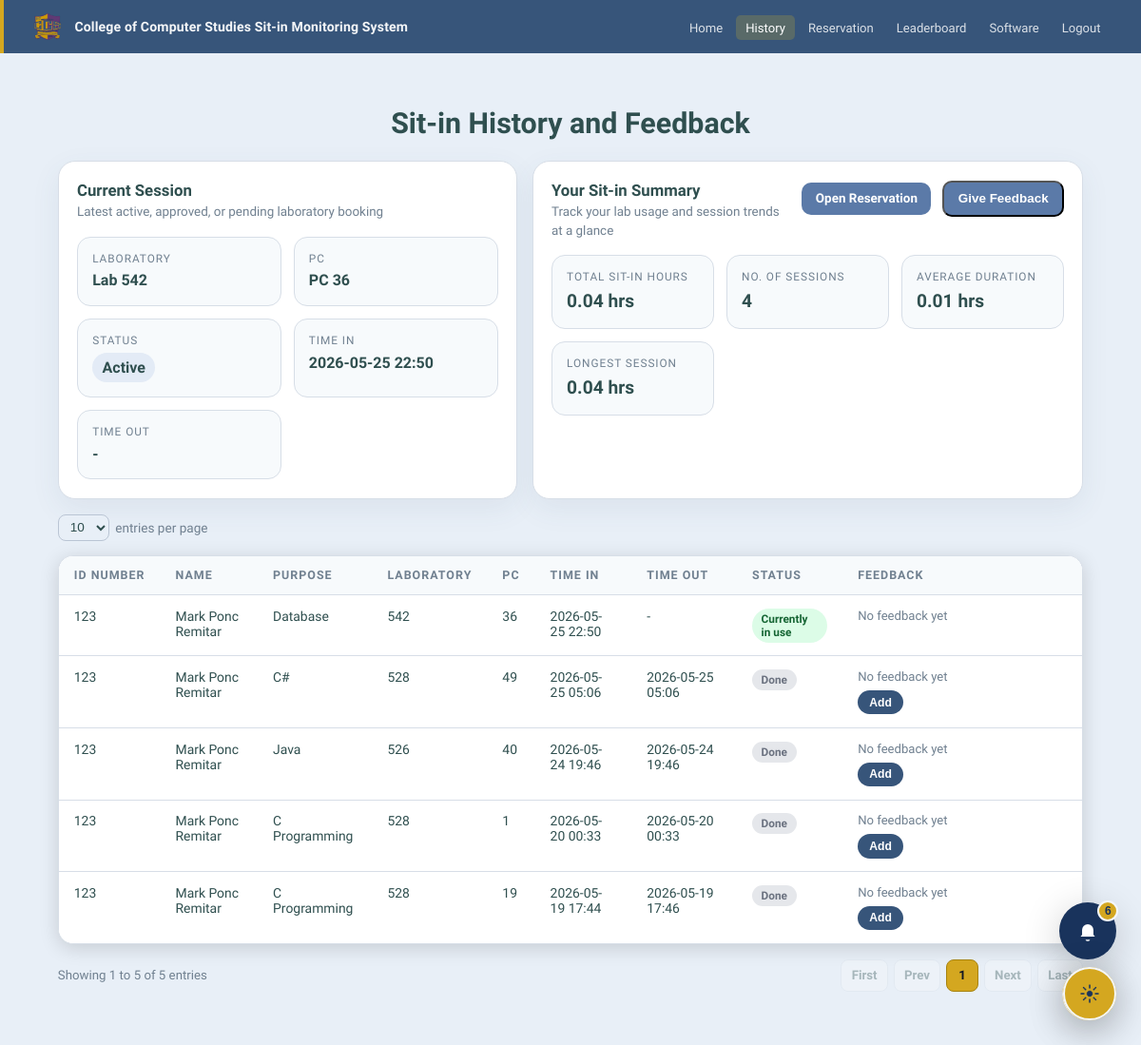
Page /history (signed in) on the earlier database version.
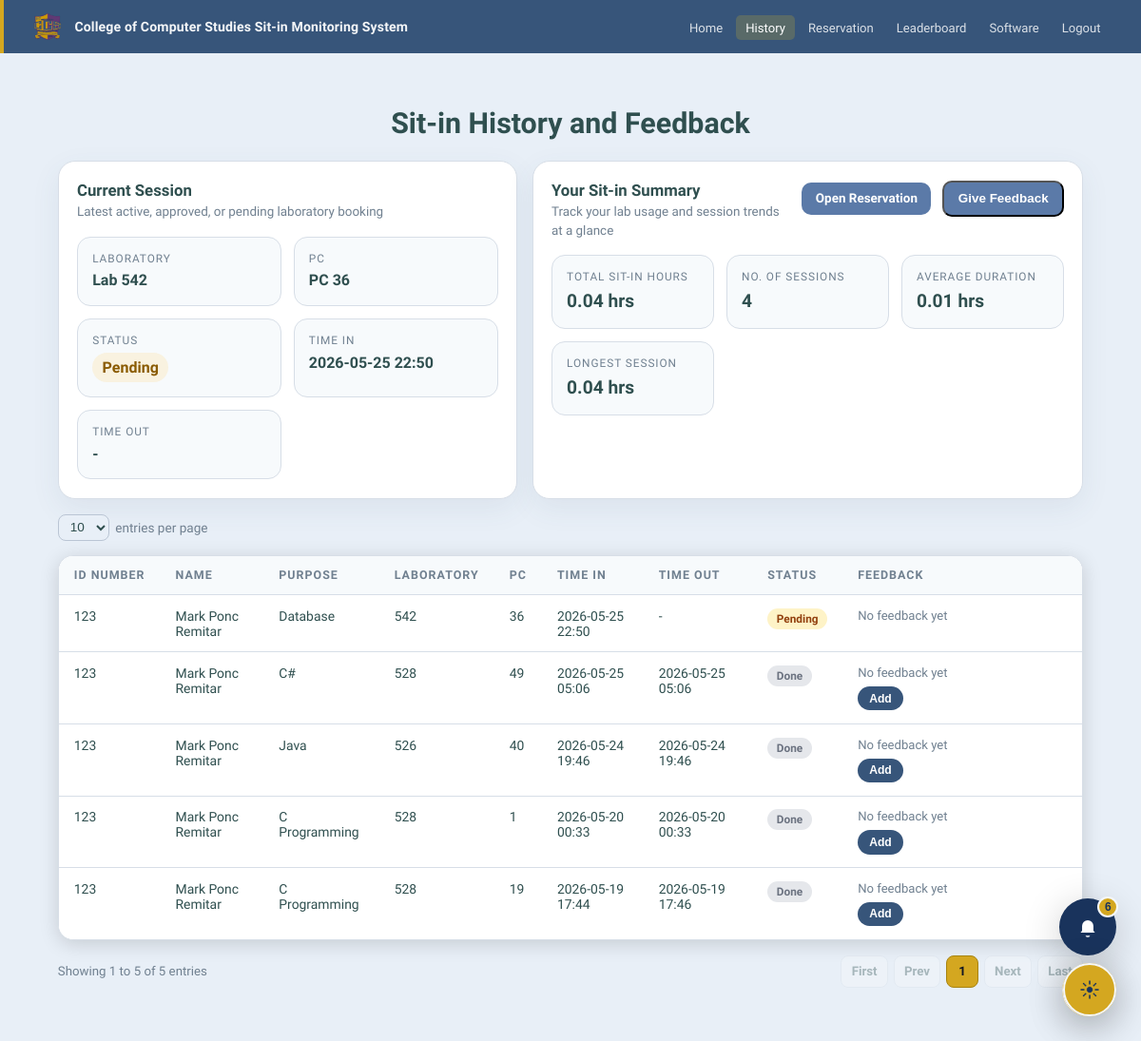
Same page on the later database version.
### tables this page shows
CREATE TABLE sit_in_logs (
            id          INTEGER PRIMARY KEY AUTOINCREMENT,
            user_id     INTEGER NOT NULL,
            lab_room    TEXT DEFAULT '',
            purpose     TEXT DEFAULT '',
            time_in     DATETIME DEFAULT CURRENT_TIMESTAMP,
            time_out    DATETIME,
            status      TEXT DEFAULT 'Active', source TEXT DEFAULT 'admin', admin_remarks TEXT DEFAULT '', request_reason TEXT DEFAULT '', pc_number TEXT DEFAULT '', software TEXT DEFAULT '',
            FOREIGN KEY(user_id) REFERENCES users(id)
        );

CREATE TABLE users (
            id                 INTEGER PRIMARY KEY AUTOINCREMENT,
            id_number          TEXT UNIQUE NOT NULL,
            last_name          TEXT NOT NULL,
            first_name         TEXT NOT NULL,
            middle_name        TEXT DEFAULT '',
            course             TEXT DEFAULT '',
            course_level       INTEGER DEFAULT 1,
            email              TEXT DEFAULT '',
            address            TEXT DEFAULT '',
            password           TEXT NOT NULL,
            sessions_remaining INTEGER DEFAULT 30,
            is_admin           INTEGER DEFAULT 0,
            created_at         DATETIME DEFAULT CURRENT_TIMESTAMP
        , profile_pic TEXT DEFAULT '', must_change_password INTEGER DEFAULT 0, reservation_points INTEGER DEFAULT 0, reward_points INTEGER DEFAULT 0, completed_tasks INTEGER DEFAULT 0, admin_remarks TEXT DEFAULT '');

### SYSARCH32-SITIN-MONITORING-main/app.py (the view)
@app.route('/history')
@login_required
def student_history():
    search   = request.args.get('search','').strip()
    page     = int(request.args.get('page', 1))
    per_page = int(request.args.get('per_page', 10))
    offset   = (page - 1) * per_page
    conn     = get_db()
    current_session = conn.execute('''
        SELECT s.lab_room, s.pc_number, s.status, s.time_in, s.time_out
        FROM sit_in_logs s
        WHERE s.user_id=?
          AND s.status IN ('Pending', 'Approved', 'Active')
          AND COALESCE(s.source, 'admin') != 'login'
        ORDER BY s.time_in DESC
        LIMIT 1
    ''', (session['user_id'],)).fetchone()
    summary_data = conn.execute('''
        SELECT
            COALESCE(SUM(CASE WHEN time_out IS NOT NULL AND julianday(time_out) >= julianday(time_in) THEN 1 ELSE 0 END), 0) as total_sessions,
            COALESCE(SUM(CASE WHEN status='Done' AND time_out IS NOT NULL AND julianday(time_out) >= julianday(time_in) THEN 1 ELSE 0 END), 0) as completed_sessions,
            COALESCE(SUM(
                CASE
                    WHEN time_out IS NOT NULL AND julianday(time_out) >= julianday(time_in)
                    THEN (julianday(time_out) - julianday(time_in)) * 24.0
                    ELSE 0
                END
            ), 0) as total_hours,
            COALESCE(AVG(
                CASE
                    WHEN time_out IS NOT NULL AND julianday(time_out) >= julianday(time_in) AND status='Done'
                    THEN (julianday(time_out) - julianday(time_in)) * 24.0
                    ELSE NULL
                END
            ), 0) as avg_duration
        FROM sit_in_logs
        WHERE user_id=? AND status='Done' AND COALESCE(source, 'admin') != 'login'
    ''', (session['user_id'],)).fetchone()
    longest_session = conn.execute('''
        SELECT MAX((julianday(time_out) - julianday(time_in)) * 24.0) as longest_hours
        FROM sit_in_logs
        WHERE user_id=? AND time_out IS NOT NULL AND julianday(time_out) >= julianday(time_in) AND status='Done' AND COALESCE(source, 'admin') != 'login'
    ''', (session['user_id'],)).fetchone()
    sit_in_summary = {
        'total_hours': round(summary_data['total_hours'] or 0, 2),
        'total_sessions': summary_data['total_sessions'] or 0,
        'completed_sessions': summary_data['completed_sessions'] or 0,
        'avg_duration': round(summary_data['avg_duration'] or 0, 2),
        'longest_session': round(longest_session['longest_hours'] or 0, 2) if longest_session['longest_hours'] else 0
    }
    base_q   = '''SELECT s.*, u.id_number, u.first_name, u.last_name,
                         COALESCE(f.rating, 0) AS rating, COALESCE(f.feedback_text, '') AS feedback_text
                  FROM sit_in_logs s JOIN users u ON s.user_id=u.id
                  LEFT JOIN feedback f ON f.sit_in_log_id = s.id AND f.user_id = s.user_id
                  WHERE s.user_id=? AND COALESCE(s.source, 'admin') != 'login' '''
    params   = [session['user_id']]
    if search:
        base_q += ' AND (u.id_number LIKE ? OR u.first_name LIKE ? OR u.last_name LIKE ? OR s.purpose LIKE ? OR s.lab_room LIKE ? OR s.pc_number LIKE ?)'
        params += [f'%{search}%']*6
    total    = conn.execute(f'SELECT COUNT(*) FROM ({base_q})', params).fetchone()[0]
    logs     = [dict(r) for r in conn.execute(base_q + ' ORDER BY s.time_in DESC LIMIT ? OFFSET ?', params + [per_page, offset]).fetchall()]
    notifications = dashboard_notifications(conn, session['user_id'])
    conn.close()
    total_pages = max(1, -(-total // per_page))
    return render_template('history.html', logs=logs, page=page, per_page=per_page,
                           total=total, total_pages=total_pages, search=search,
                           notifications=notifications, logo=get_logo(),
                           current_session=current_session, sit_in_summary=sit_in_summary)

### SYSARCH32-SITIN-MONITORING-main/app.py (called while the page is built)
def get_db():
    conn = sqlite3.connect(DB, timeout=30)
    conn.row_factory = sqlite3.Row
    conn.execute('PRAGMA foreign_keys = ON')
    conn.execute('PRAGMA busy_timeout = 30000')
    return conn

def fetch_user(conn, user_id):
    return conn.execute('SELECT * FROM users WHERE id=?', (user_id,)).fetchone()

def get_logo():
    conn = get_db()
    row = conn.execute("SELECT value FROM settings WHERE key='logo_filename'").fetchone()
    conn.close()
    return row['value'] if row else ''

def dashboard_notifications(conn, user_id, limit=6):
    return conn.execute(
        '''SELECT * FROM notifications
           WHERE user_id=?
           ORDER BY is_read ASC, created_at DESC
           LIMIT ?''',
        (user_id, limit)
    ).fetchall()

def lab_capacity_map(conn):
    capacities = {lab: PC_COUNT for lab in LAB_ROOMS}
    for row in conn.execute('SELECT lab_room, capacity FROM lab_availability').fetchall():
        lab = normalize_lab_room(row['lab_room'])
        if not lab:
            continue
        try:
            capacities[lab] = max(1, int(row['capacity'] or PC_COUNT))
        except (TypeError, ValueError):
            capacities[lab] = PC_COUNT
    return capacities

### SYSARCH32-SITIN-MONITORING-main/templates/history.html (shortened to what the changed rows need)
{% extends "base.html" %}
{% block content %}
<div class="page-wrap">
  <h1 class="page-heading">Sit-in History and Feedback</h1>
  {% set completed_logs = logs|selectattr('status', 'equalto', 'Done')|list %}
  <div class="history-overview">
    <section class="history-panel history-current-panel">
      <div class="history-panel-head">
        <div>
          <h2>Current Session</h2>
        </div>
      </div>
      {% if current_session %}
      <div class="history-current-grid">
        <div class="history-current-item">
          <span>Laboratory</span>
          <strong>Lab {{ current_session.lab_room }}</strong>
        </div>
        <div class="history-current-item">
          <span>PC</span>
          <strong>PC {{ current_session.pc_number or 'N/A' }}</strong>
        </div>
        <div class="history-current-item">
          <span>Status</span>
          <strong class="history-status-pill status-{{ current_session.status|lower }}">{{ current_session.status }}</strong>
        </div>
        <div class="history-current-item">
          <span>Time In</span>
          <strong>{{ current_session.time_in[:16] if current_session.time_in else '-' }}</strong>
        </div>
        <div class="history-current-item">
          <span>Time Out</span>
          <strong>{{ current_session.time_out[:16] if current_session.time_out else '-' }}</strong>
        </div>
      </div>
      {% else %}
      <div class="history-empty-state">No active laboratory session right now.</div>
      {% endif %}
    </section>
    <section class="history-panel history-summary-panel">
      <div class="history-panel-head">
        <div>
          <h2>Your Sit-in Summary</h2>
        </div>
      </div>
    </section>
  </div>
  <div class="hist-table-wrap">
    <table class="hist-table">
      <thead>
        <tr>
          <th>ID Number</th>
          <th>Name</th>
          <th>Purpose</th>
          <th>Laboratory</th>
          <th>PC</th>
          <th>Time In</th>
          <th>Time Out</th>
          <th>Status</th>
          <th>Feedback</th>
        </tr>
      </thead>
      <tbody>
        {% for log in logs %}
        <tr>
          <td>{{ log.id_number }}</td>
          <td>{{ log.first_name }} {{ log.last_name }}</td>
          <td>{{ log.purpose or '-' }}</td>
          <td>{{ log.lab_room or '-' }}</td>
          <td>{{ log.pc_number or '-' }}</td>
          <td>{{ log.time_in[:16] if log.time_in else '-' }}</td>
          <td>{{ log.time_out[:16] if log.time_out else '-' }}</td>
          <td>
            {% if log.status == 'Active' %}
              <span class="hist-status hist-status-active">Currently in use</span>
            {% elif log.status == 'Pending' %}
              <span class="hist-status hist-status-pending">Pending</span>
            {% elif log.status == 'Approved' %}
              <span class="hist-status hist-status-approved">Reserved</span>
            {% else %}
              <span class="hist-status hist-status-done">Done</span>
            {% endif %}
          </td>
          <td>
            <div class="feedback-cell">
              {% if log.feedback_text %}
              <div class="feedback-preview">{{ log.rating }}/5 - {{ log.feedback_text }}</div>
              {% else %}
              <span class="hist-feedback-empty">No feedback yet</span>
              {% endif %}
            </div>
          </td>
        </tr>
        {% else %}
        <tr><td colspan="9" class="hist-no-data">No data available</td></tr>
        {% endfor %}
      </tbody>
    </table>
  </div>
</div>
{% endblock %}

Differences in the rows shown:
changed sit_in_logs "Database": status "Active" → "Pending"; status "Currently in use" → "Pending"
